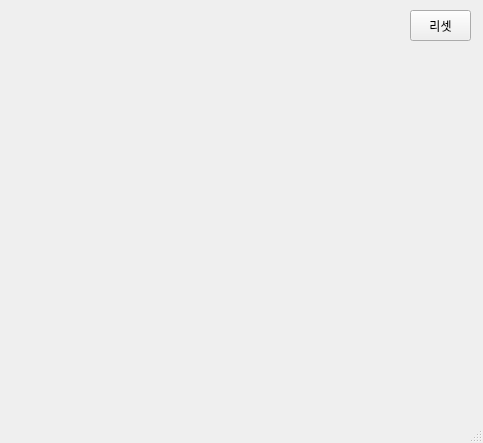
<?xml version="1.0" encoding="UTF-8"?>
<ui version="4.0">
 <class>MainWindow</class>
 <widget class="QMainWindow" name="MainWindow">
  <property name="geometry">
   <rect>
    <x>0</x>
    <y>0</y>
    <width>483</width>
    <height>443</height>
   </rect>
  </property>
  <property name="windowTitle">
   <string>MainWindow</string>
  </property>
  <widget class="QWidget" name="centralwidget">
   <widget class="QPushButton" name="pb_reset">
    <property name="geometry">
     <rect>
      <x>410</x>
      <y>10</y>
      <width>61</width>
      <height>31</height>
     </rect>
    </property>
    <property name="text">
     <string>리셋</string>
    </property>
   </widget>
  </widget>
  <widget class="QMenuBar" name="menubar">
   <property name="geometry">
    <rect>
     <x>0</x>
     <y>0</y>
     <width>483</width>
     <height>21</height>
    </rect>
   </property>
  </widget>
  <widget class="QStatusBar" name="statusbar"/>
 </widget>
 <resources/>
 <connections/>
</ui>
